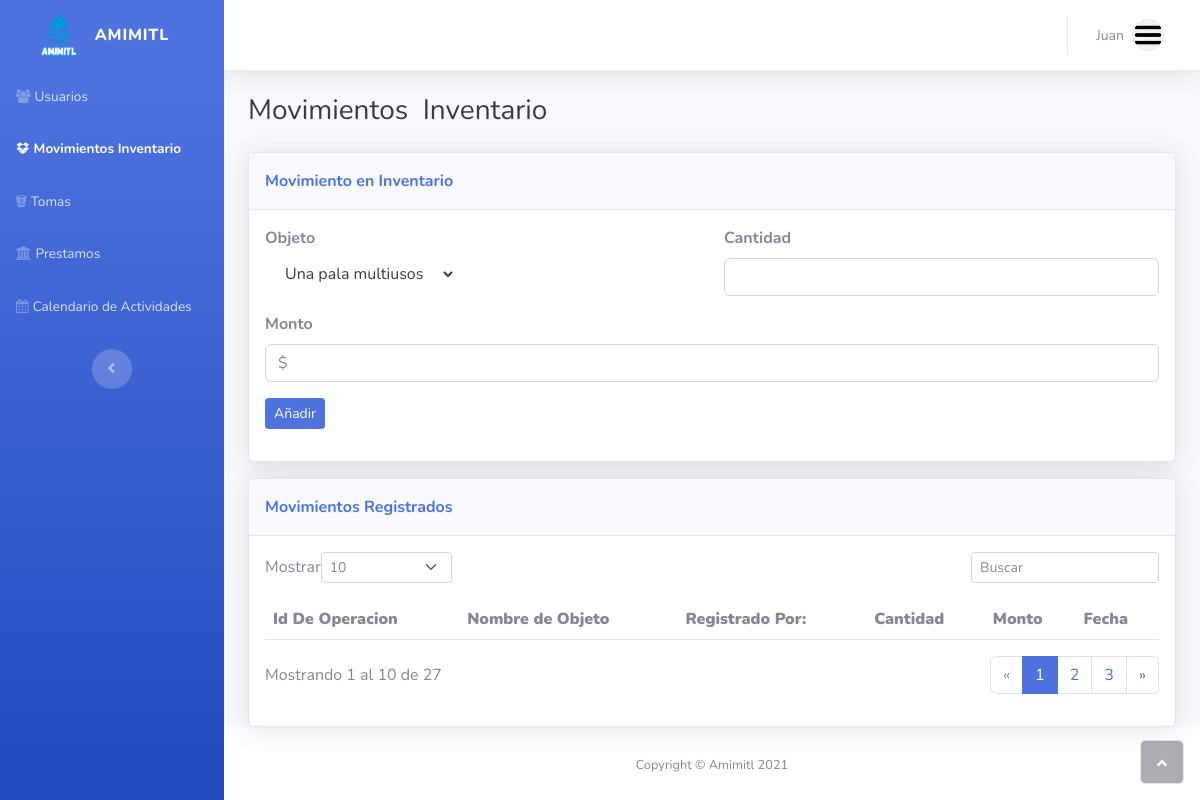
Before: /movimientosInventario.php (signed in) with the older database file.
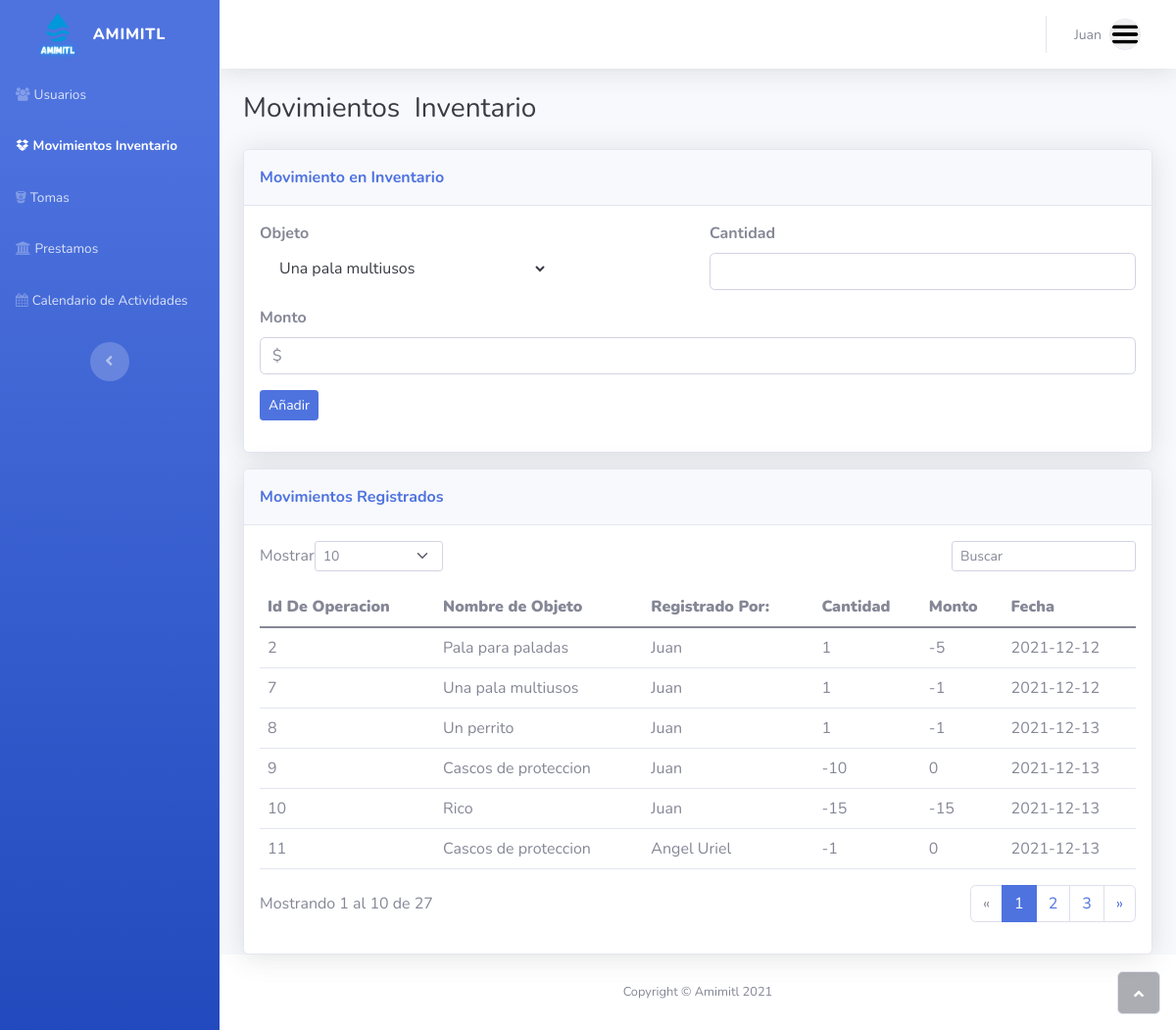
After: the same page with the newer database file.
### tables this page shows
CREATE TABLE `operacioninventario` (
  `idOperacionInventario` int(11) NOT NULL,
  `Cantidad` int(11) NOT NULL,
  `FechaOperacion` date NOT NULL,
  `Valor` float NOT NULL,
  `Administrador_idAdministrador` int(11) NOT NULL,
  `Objeto_idObjeto` int(11) NOT NULL
);

CREATE TABLE `objeto` (
  `idObjeto` int(11) NOT NULL,
  `Nombre` varchar(60) NOT NULL,
  `Descripcion` varchar(200) NOT NULL,
  `Cantidad` int(11) NOT NULL
);

CREATE TABLE `persona` (
  `idPersona` int(11) NOT NULL,
  `Nombre` varchar(60) NOT NULL,
  `coordX` double DEFAULT NULL,
  `coordY` double DEFAULT NULL,
  `Telefono` varchar(10) NOT NULL,
  `EsSocio` tinyint(4) NOT NULL,
  `EsHeredero` tinyint(4) NOT NULL
);

### movimientosInventario.php (the view, shortened to what the changed rows need)
<!DOCTYPE html>
<html>
<head>
    <link rel="stylesheet" href="assets/bootstrap/css/bootstrap.min.css">
    <link rel="stylesheet" href="assets/fonts/fontawesome-all.min.css">
    <link rel="stylesheet" href="assets/fonts/font-awesome.min.css">
    <link rel="stylesheet" href="assets/fonts/fontawesome5-overrides.min.css">
</head>
<body id="page-top">
    <div id="wrapper">
        <div class="d-flex flex-column" id="content-wrapper">
            <div id="content">
                <div class="container-fluid">
                                <?php
                                include("inv.php");
                                ?>
                    <div class="card shadow">
                        <div class="card-body">
                            <div class="table-responsive table mt-2" id="dataTable" role="grid" aria-describedby="dataTable_info">
                                <table class="table my-0" id="dataTable">
                                    <thead>
                                        <tr>
                                            <th><strong>Id De Operacion</strong><br></th>
                                            <th><strong>Nombre de Objeto</strong><br></th>
                                            <th><strong>Registrado Por:</strong><br></th>
                                            <th><strong>Cantidad</strong><br></th>
                                            <th><strong>Monto</strong><br></th>
                                            <th><strong>Fecha</strong><br></th>
                                        </tr>
                                    </thead>
                                    <tbody>
                                        <?php
                                        include("assets/php/conexion.php");
                                        $sql = "SELECT * FROM operacioninventario";
                                        $result = mysqli_query($conn, $sql);
                                        while($row = mysqli_fetch_array($result)){
                                            ?>
                                        <tr>
                                            <?php
                                            $id = $row['Objeto_idObjeto'];
                                            $sql2 = "SELECT Descripcion FROM objeto WHERE idObjeto = '$id'";
                                            $result2 = mysqli_query($conn, $sql2);
                                            while($row2 = mysqli_fetch_array($result2)){
                                                $nombre = $row2['Descripcion'];
                                            }
                                            ?>
                                            <?php
                                                $id = $row['Administrador_idAdministrador'];
                                                $sql2 = "SELECT Nombre FROM persona WHERE idPersona = (SELECT Persona_idPersona FROM administrador WHERE idAdministrador = '$id')";
                                                $result2 = mysqli_query($conn, $sql2);
                                                while($mostrar2 = mysqli_fetch_array($result2)){
                                                    $nombre2= $mostrar2['Nombre'];
                                                }
                                            ?>
                                            <td><?php echo $row['idOperacionInventario']; ?></td>
                                            <td><?php echo $nombre; ?></td>
                                            <td><?php echo $nombre2; ?></td>
                                            <td><?php echo $row['Cantidad']; ?></td>
                                            <td><?php echo $row['Valor']; ?></td>
                                            <td><?php echo $row['FechaOperacion']; ?></td>
                                        </tr>
                                        <?php
                                        }
                                        ?>
                                    </tbody>
                                </table>
                            </div>
                        </div>
                    </div>
                </div>
            </div>
        </div><a class="border rounded d-inline scroll-to-top" href="#page-top"><i class="fas fa-angle-up"></i></a>
    </div>
</body>
</html>

Changed rows visible on the page:
added operacioninventario: idOperacionInventario "2", Objeto_idObjeto.Descripcion "Pala para paladas", persona.Nombre "Juan", Cantidad "1", Valor "-5", FechaOperacion "2021-12-12"
added operacioninventario: idOperacionInventario "7", Objeto_idObjeto.Descripcion "Una pala multiusos", persona.Nombre "Juan", Cantidad "1", Valor "-1", FechaOperacion "2021-12-12"
added operacioninventario: idOperacionInventario "8", Objeto_idObjeto.Descripcion "Un perrito", persona.Nombre "Juan", Cantidad "1", Valor "-1", FechaOperacion "2021-12-13"
added operacioninventario: idOperacionInventario "9", Objeto_idObjeto.Descripcion "Cascos de proteccion", persona.Nombre "Juan", Cantidad "-10", Valor "0", FechaOperacion "2021-12-13"
added operacioninventario: idOperacionInventario "10", Objeto_idObjeto.Descripcion "Rico", persona.Nombre "Juan", Cantidad "-15", Valor "-15", FechaOperacion "2021-12-13"
added operacioninventario: idOperacionInventario "11", Objeto_idObjeto.Descripcion "Cascos de proteccion", persona.Nombre "Angel Uriel", Cantidad "-1", Valor "0", FechaOperacion "2021-12-13"
